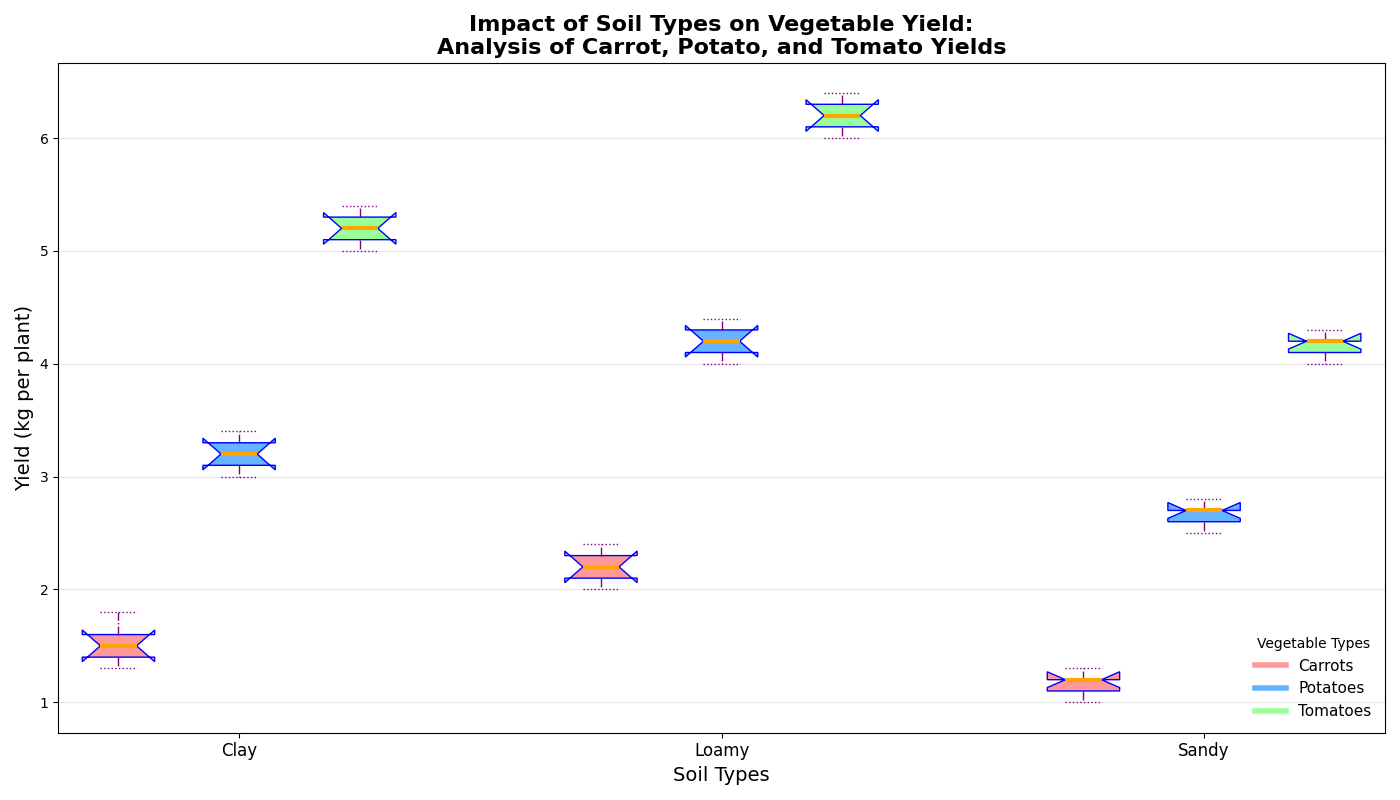

The script that drew this image:
import matplotlib.pyplot as plt
import numpy as np

vegetables = ['Carrots', 'Potatoes', 'Tomatoes']
soil_types = ['Clay', 'Loamy', 'Sandy']

carrots_yield = [
    [1.3, 1.5, 1.6, 1.8, 1.4],  # Clay
    [2.0, 2.2, 2.1, 2.3, 2.4],  # Loamy
    [1.0, 1.2, 1.1, 1.3, 1.2]   # Sandy
]

potatoes_yield = [
    [3.0, 3.2, 3.3, 3.4, 3.1],  # Clay
    [4.0, 4.2, 4.1, 4.3, 4.4],  # Loamy
    [2.5, 2.7, 2.6, 2.8, 2.7]   # Sandy
]

tomatoes_yield = [
    [5.0, 5.3, 5.1, 5.4, 5.2],  # Clay
    [6.0, 6.3, 6.1, 6.4, 6.2],  # Loamy
    [4.0, 4.2, 4.1, 4.3, 4.2]   # Sandy
]

data = [carrots_yield, potatoes_yield, tomatoes_yield]

fig, ax = plt.subplots(figsize=(14, 8))
positions = np.array(range(len(soil_types))) * 4

for i, yields in enumerate(data):
    pos = positions + i
    bp = ax.boxplot(yields, positions=pos, widths=0.6, patch_artist=True, notch=True)
    
    colors = ['#ff9999', '#66b3ff', '#99ff99']  # Changed order
    for patch, color in zip(bp['boxes'], [colors[i]] * len(soil_types)):
        patch.set_facecolor(color)
        patch.set_edgecolor('blue')  # Changed border color

    for whisker in bp['whiskers']:
        whisker.set(color='purple', linewidth=1.0, linestyle='-.')  # Changed color, linewidth, and linestyle
    for cap in bp['caps']:
        cap.set(color='purple', linewidth=1.0, linestyle=':')  # Changed linestyle
    for median in bp['medians']:
        median.set(color='orange', linewidth=3)  # Changed color and linewidth

ax.set_xticks(positions + 1)
ax.set_xticklabels(soil_types, fontsize=12)

ax.set_title("Impact of Soil Types on Vegetable Yield:\nAnalysis of Carrot, Potato, and Tomato Yields", fontsize=16, fontweight='bold')
ax.set_ylabel("Yield (kg per plant)", fontsize=14)
ax.set_xlabel("Soil Types", fontsize=14)

ax.grid(axis='y', linestyle='-', alpha=0.3)  # Changed grid style

handles = [plt.Line2D([0], [0], color=color, lw=4) for color in colors]
ax.legend(handles, vegetables, title='Vegetable Types', loc='lower right', fontsize=11, frameon=False)  # Changed location and removed frame

plt.tight_layout()
plt.show()
